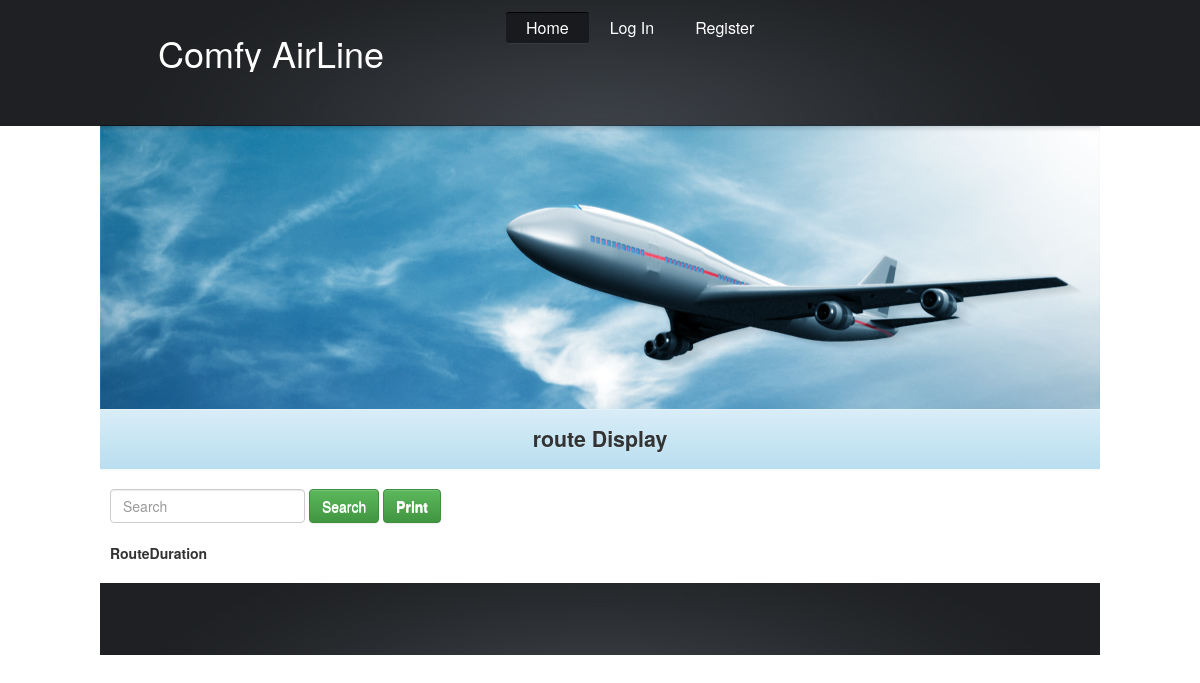
Page /route-display.php on the earlier database version.
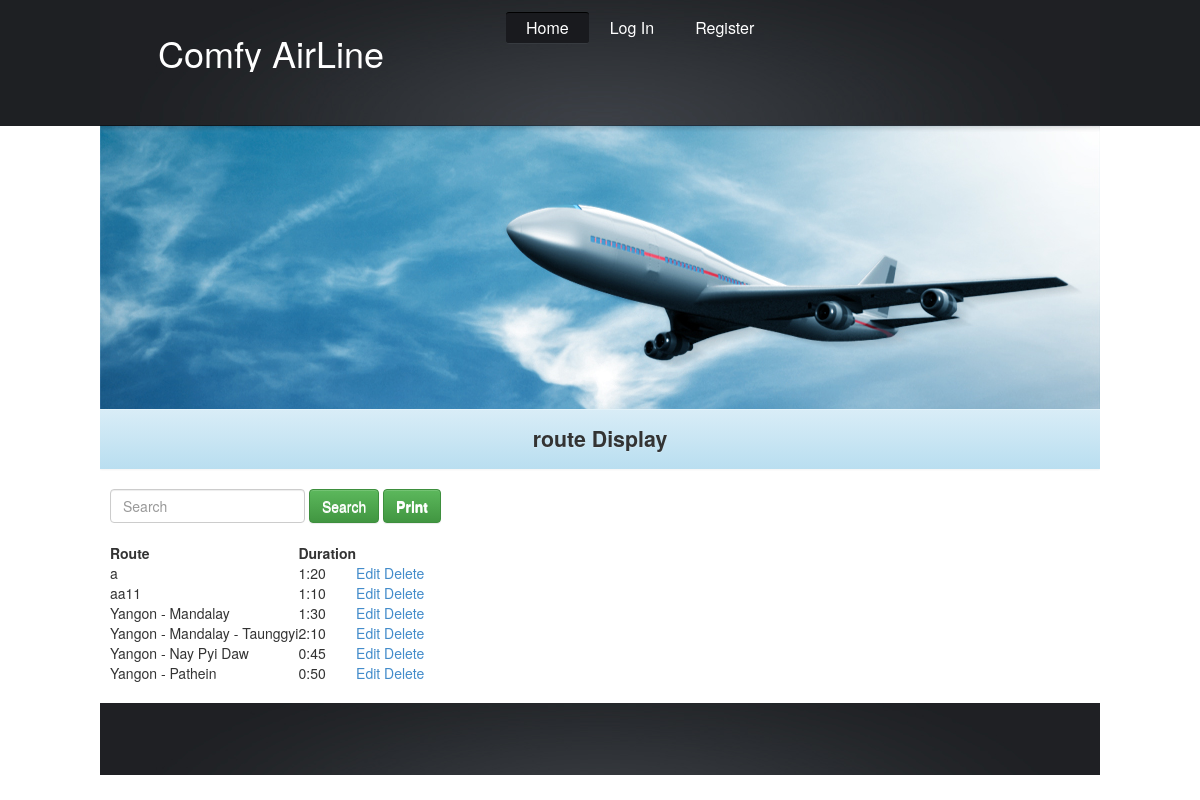
Same page on the later database version.
### tables this page shows
CREATE TABLE IF NOT EXISTS `routes` (
  `route_id` varchar(15) NOT NULL,
  `title` varchar(50) NOT NULL,
  `hour` int(2) NOT NULL,
  `min` int(2) NOT NULL,
  `remark` varchar(255) NOT NULL,
  PRIMARY KEY (`route_id`)
);

### includes/routeHelper.php (called while the page is built, shortened)
<?php
class routeHelper {
    public static function selectAll() {
        $sql = "SELECT * " .
                "FROM routes " .
                "ORDER BY title";
        $result = mysql_query($sql) or die(mysql_error());
        $output = array();
        while ($row = mysql_fetch_array($result)) {
            $output[] = array(
                'route_id' => $row['route_id'],
                'title' => $row['title'],
                'hour' => $row['hour'],
                'min' => $row['min'],
                'remark'=> $row['remark']
            );
        }
        return $output;
    }
}
?>

### route-display.php (the view, shortened to what this page needs)
<?php require_once ('includes/routeHelper.php'); ?>
<?php
if (isset($_POST['submitted'])) {
    if (isset($_POST['searchKey'])) {
        $searchKey = $_POST['searchKey'];
    }
    $flightData = routeHelper::searchRoute($searchKey);
} else {
    $flightData = routeHelper::selectAll();
}
?>
<?php include ('includes/header.php'); ?>
<link href="css/jquery.dataTables.css" rel="stylesheet" type="text/css" />
<div class="row">
    <div class="col-md-12">
        <form class="form-inline" id="search" name="search" action="route-display.php" method="post" role="form" >
            <div class="form-group">
                <input type="text" id="searchKey" name="searchKey" class="form-control" value="<?php echo isset($_POST['searchKey']) ? $_POST['searchKey'] : "" ?>" maxlength="30" placeholder="Search"/>
            </div>
            <div class="form-group btn-row">
                <button type="submit" name="submitted" class="btn btn-default btn-success my-btn">Search</button>
                <?php
                $link = "print_route.php";
                ?>
                <a href="<?php echo $link; ?>" target="_blank" class="btn btn-default btn-success my-btn">Print</a>
            </div>
        </form>
        <br/>
        <table id="route-table">
            <thead>
            <th>Route</th>
            <th>Duration</th>
            <th></th>
            </thead>
            <tbody>
                <?php foreach ($flightData as $row) { ?>
                    <tr>
                        <td><?php echo $row['title']; ?></td>
                        <td><?php echo $row['hour'] . ":" . $row['min']; ?></td>
                        <td class="action-column">
                            <a href="routes.php?route_id=<?php echo $row['route_id'];?>">Edit</a>
                            <a href="routes.php?route_id=<?php echo $row['route_id'];?>&action=delete" class="delete-link">Delete</a>
                        </td>
                    </tr>
                <?php } ?>
            </tbody>
        </table>
    </div>
</div>
<?php include ('includes/footer.php'); ?>

Differences in the rows shown:
added routes: title "a", hour "1", min "20"
added routes: title "aa11", hour "1", min "10"
added routes: title "Yangon - Mandalay", hour "1", min "30"
added routes: title "Yangon - Mandalay - Taunggyi", hour "2", min "10"
added routes: title "Yangon - Nay Pyi Daw", hour "0", min "45"
added routes: title "Yangon - Pathein", hour "0", min "50"
